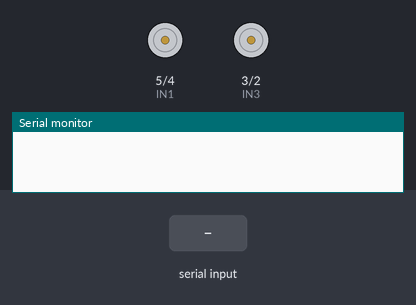
Bench run of a sketch on a simulated Arduino Uno, built with avr-gcc and run on an emulated ATmega328P. On the bench: motor-driver pin pairs drawn as motors (green arrow = first pin HIGH = forward, orange = second pin HIGH = backward, longer = more drive, scaled by the enable pin), the last lines printed to the serial monitor. The inputs (shaded band) are chosen by the test bench.

Above: at 1.2 s.
1.3 s: "1" received over Serial
At 1.6 s:
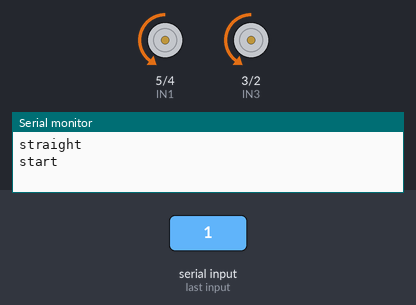
2.8 s: "2" received over the second serial link
At 3.9 s:
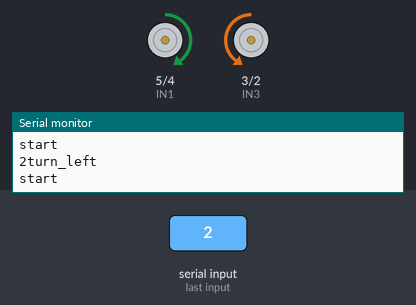
4.3 s: "3" received over Serial
At 5.1 s:
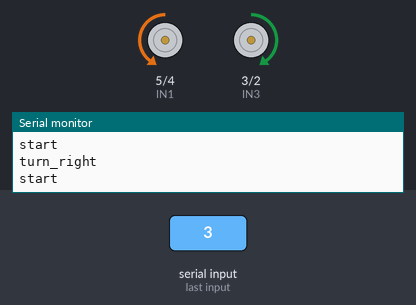
5.8 s: "4" received over the second serial link
At 6.1 s:
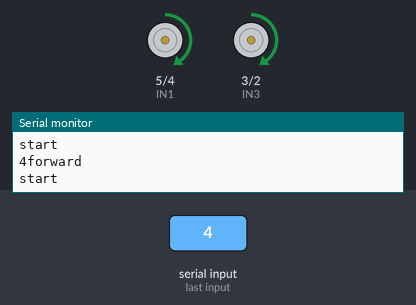
7.3 s: "0" received over Serial
At 8.5 s:
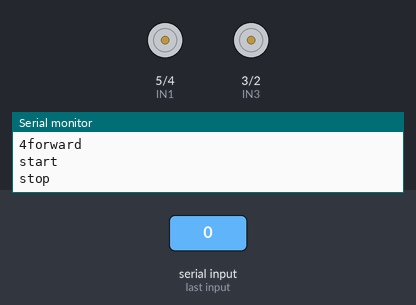
8.8 s: "2" received over Serial
At 9.7 s:
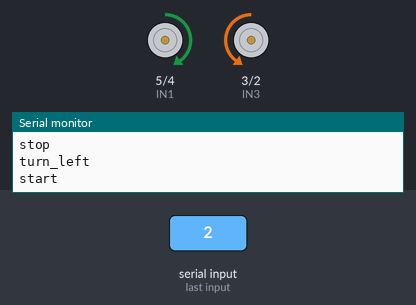
Timing chart, 0 to 11.3 s (numbered marks = the images above; inputs shaded):
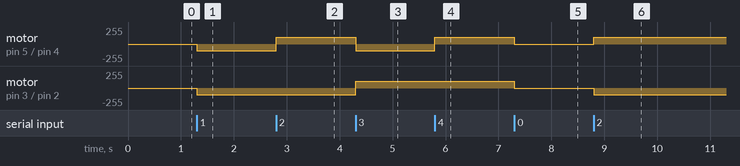

The sketch:

ArduinoCar.ino
```cpp
#include <SoftwareSerial.h>

//Variables
const byte rxPin = 11;
const byte txPin = 10;
long bps = 9600 ;

int IN1 = 5;//motora
int IN2 = 4;//motora
int IN3 = 3;//motorb
int IN4 = 2;//motorb

int ENA = 6;//motora engine
int ENB = 9;//motorb engine

int VEL = 100;//initial speed - velocidad inicial

SoftwareSerial myConnect(txPin, rxPin); // RX, TX recordar que se cruzan

void setup()
{
  //motor A
  pinMode (ENA, OUTPUT);
  pinMode (IN1, OUTPUT);
  pinMode (IN2, OUTPUT);

  //Motor B
  pinMode (ENB, OUTPUT);
  pinMode (IN3, OUTPUT);
  pinMode (IN4, OUTPUT);

  Serial.begin(bps);
  myConnect.begin(bps);
}

void loop()
{
  char data = ' ';

  if (myConnect.available())
  {
    data = myConnect.read();
    Serial.write(data);
  }

  if (Serial.available())
  {
    data = Serial.read();
    myConnect.write(data);
  }

  switch (data)
  {
    case '0':
      stoP();
      break;
    case '1':
      straight();
      break;
    case '2':
      turn_left();
      break;
    case '3':
      turn_right();
      break;
    case '4':
      forward();
      break;
    case '5':
      speedUp();
      break;
    case '6':
      speedDown();
      break;
    default:
      break;
  }
}

void start()//arrancar
{
  Serial.println("start");

  analogWrite(ENA, VEL); //start motor A
  analogWrite(ENB, VEL); //start motor B
}

void stoP()//detener
{
  Serial.println("stop");

  digitalWrite(IN3, LOW);
  digitalWrite(IN4, LOW);
  digitalWrite(IN1, LOW);
  digitalWrite(IN2, LOW);

  analogWrite(ENA, 0); //stop motor A
  analogWrite(ENB, 0); //stop motor B
}

void straight()//avanzar
{
  Serial.println("straight");

  digitalWrite(IN3, LOW);
  digitalWrite(IN4, HIGH);

  digitalWrite(IN1, LOW);
  digitalWrite(IN2, HIGH);

  start();
}

void forward()//retroceder
{
  Serial.println("forward");

  digitalWrite(IN3, HIGH);//with vcc - tension
  digitalWrite(IN4, LOW);//without vcc - sin tension

  digitalWrite(IN1, HIGH);
  digitalWrite(IN2, LOW);

  start();
}

void turn_left()//girar a la izquierda
{
  Serial.println("turn_left");

  digitalWrite(IN3, LOW);
  digitalWrite(IN4, HIGH);

  digitalWrite(IN1, HIGH);
  digitalWrite(IN2, LOW);

  start();
}

void turn_right()//girar a derecha
{
  Serial.println("turn_right");

  digitalWrite(IN3, HIGH);
  digitalWrite(IN4, LOW);

  digitalWrite(IN1, LOW);
  digitalWrite(IN2, HIGH);

  start();
}

void speedUp()//acelerar
{
  Serial.println("speedUp");

  if(VEL < 255 && (VEL + 15) <= 255)
  {
    VEL += 15;
  }
}

void speedDown()//frenar
{
  Serial.println("speedDown");

  if(VEL > 0 && (VEL - 15) >= 0)
  {
    VEL -=  15;
  }
}
```

Measured:
- after the input at 1.3 s, motor on pin 5 (IN1) / pin 4 (IN2), motor on pin 3 (IN3) / pin 2 (IN4): stopped → backward 100/255 at once
- after the input at 2.8 s, motor on pin 5 (IN1) / pin 4 (IN2): backward 100/255 → forward 100/255 at once
- after the input at 4.3 s, motor on pin 5 (IN1) / pin 4 (IN2): forward 100/255 → backward 100/255 at once; motor on pin 3 (IN3) / pin 2 (IN4): backward 100/255 → forward 100/255 at once
- after the input at 5.8 s, motor on pin 5 (IN1) / pin 4 (IN2): backward 100/255 → forward 100/255 at once
- after the input at 7.3 s, motor on pin 5 (IN1) / pin 4 (IN2), motor on pin 3 (IN3) / pin 2 (IN4): forward 100/255 → stopped at once
- after the input at 8.8 s, motor on pin 5 (IN1) / pin 4 (IN2): stopped → forward 100/255 at once; motor on pin 3 (IN3) / pin 2 (IN4): stopped → backward 100/255 at once
